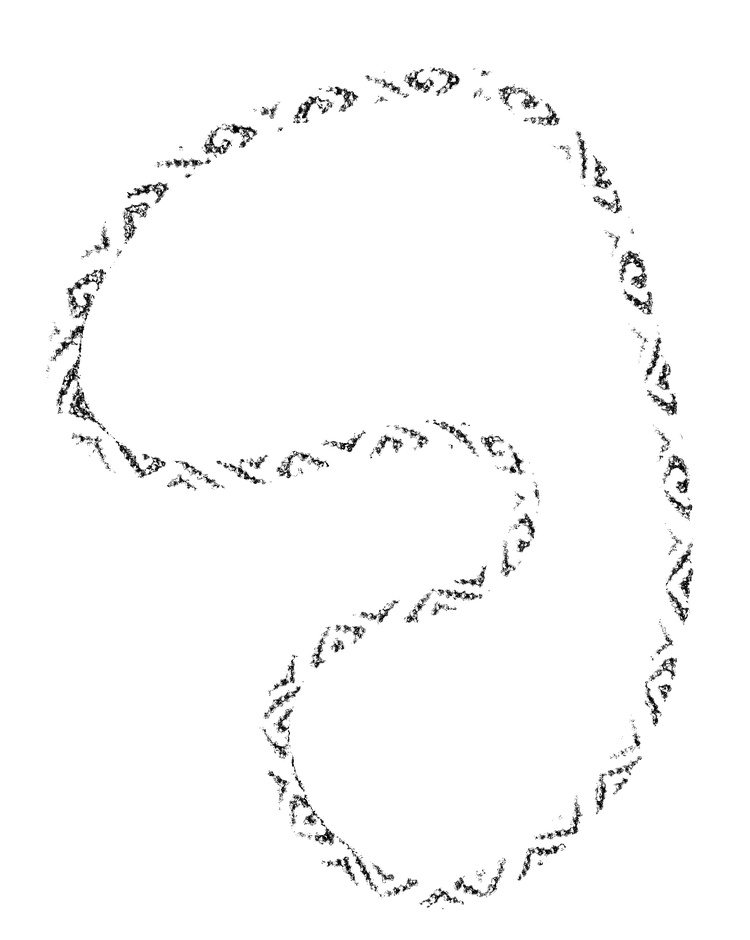
#> input picture beads-photo-2-black.jpg, 750 x 940 px, shrunk from 2540 x 3182 before the run
$ python view_combined_masks.py beads-photo-2-black.jpg beads-photo-2-red.jpg beads-photo-2-red.jpg
#> lines starting #> are read from the running program, lines starting #| are printed output that depends on the picture; after the words box and inside, x2 and y2 are one past the last pixel; in counts of white or black regions, pixels touching at a corner belong together
import sys
import numpy as np                       # ← add NumPy
import matplotlib.pyplot as plt
from skimage import io
from skimage.color import rgb2gray

def view_combined_masks(yellow_path, red_path, black_path=None, thresh=0.5):
    """
    Load JPEG masks (yellow, red, and optional black), treat pixels <thresh as True,
    OR them together, and display with interactive zoom (VS Code Plot Viewer).
    """
#> called with yellow_path = 'beads-photo-2-black.jpg', red_path = 'beads-photo-2-red.jpg', black_path = 'beads-photo-2-red.jpg', thresh = 0.5
    # build and threshold each mask
    paths = [yellow_path, red_path]
    if black_path:
        paths.append(black_path)
    masks = []
    for p in paths:
        img = io.imread(p)
#> img is the input picture: shape (940, 750); min 0, max 255, mean 250.3
        gray = rgb2gray(img) if img.ndim == 3 else img.astype(float) / np.max(img)
        masks.append(gray < thresh)
    # combine all masks
    combined = masks[0]
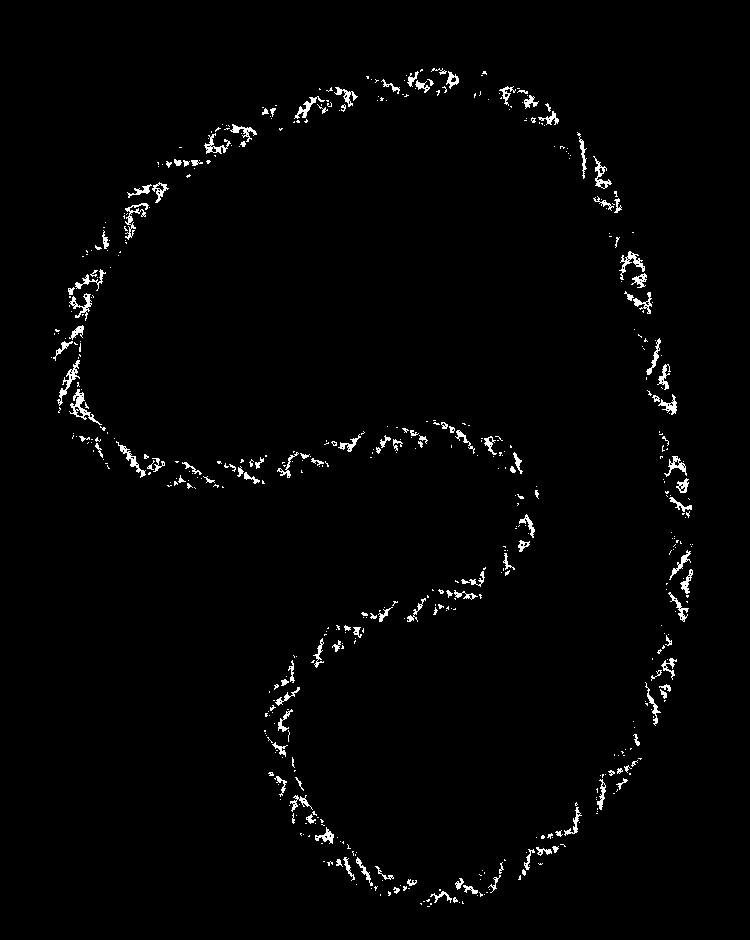
#> combined: shape (940, 750) bool; 1.7% white in thin lines or dots, all inside (x1, y1, x2, y2) = (51, 68, 693, 907)
    for m in masks[1:]:
        combined = combined | m
#> this loop made 2 passes
#> pass 1, in view_combined_masks, `combined = combined | m`:
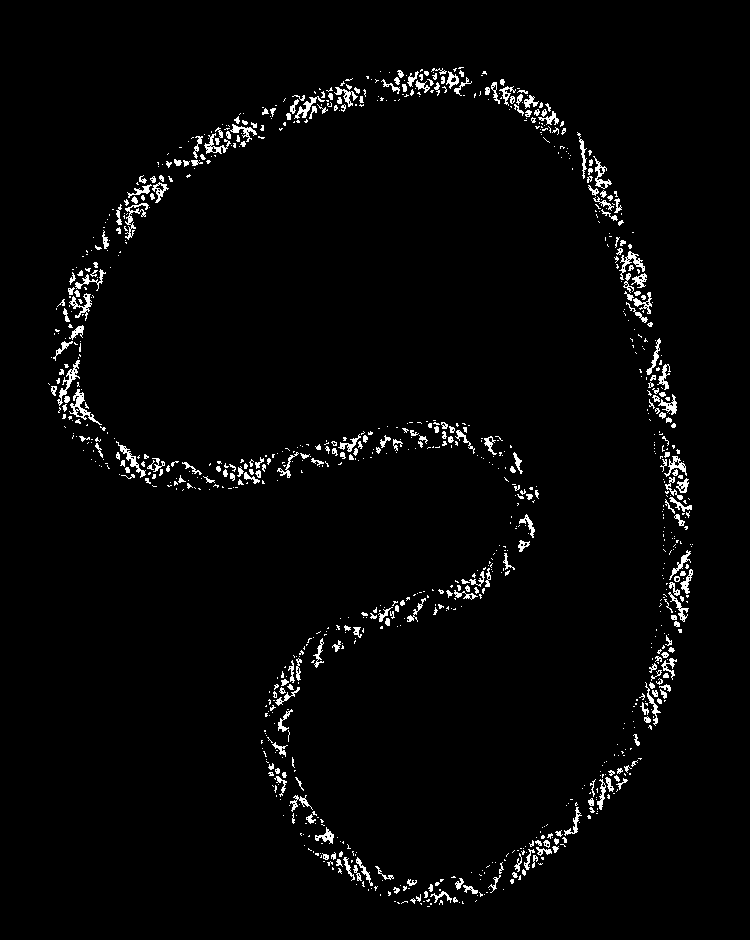
#> combined: shape (940, 750) bool; 2.6% white in thin lines or dots, all inside (x1, y1, x2, y2) = (48, 67, 693, 907)

    fig, ax = plt.subplots(figsize=(8, 8))
    ax.imshow(combined, cmap='gray_r', vmin=0, vmax=1)
    ax.set_title('Combined masks (black=True)')
    ax.axis('off')
    plt.tight_layout()
    plt.show()

if __name__ == '__main__':
    if len(sys.argv) < 3 or len(sys.argv) > 4:
        print("Usage: python view_combined_masks.py yellow.jpg red.jpg [black.jpg]")
    else:
        y, r = sys.argv[1], sys.argv[2]
        b = sys.argv[3] if len(sys.argv) == 4 else None
        view_combined_masks(y, r, b)
